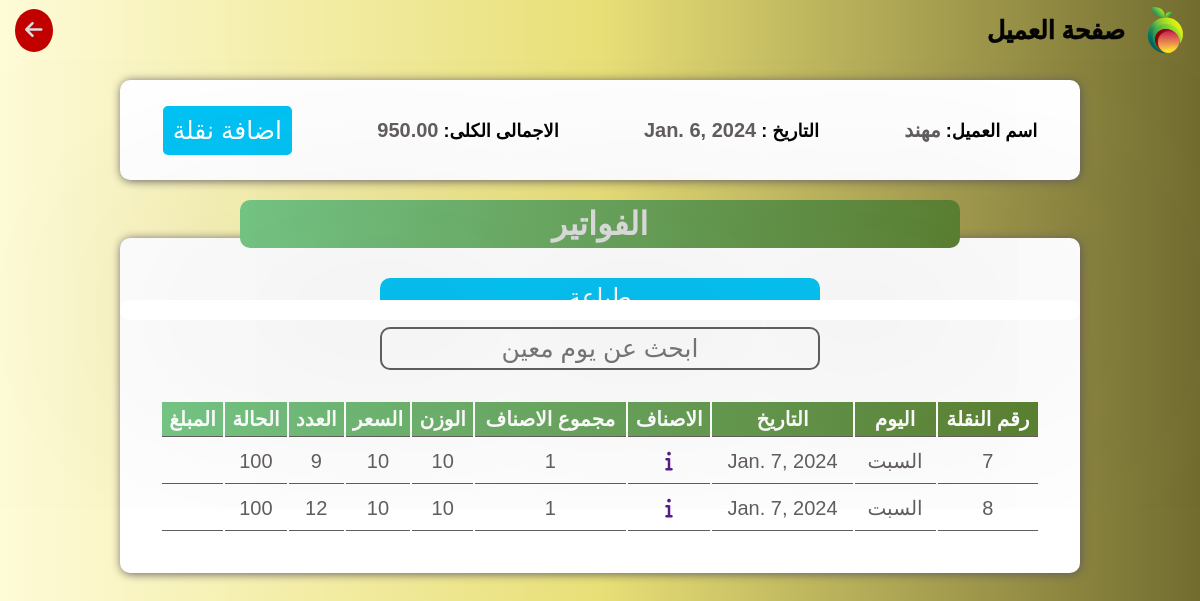
The page /supplierpage/3 on the database as committed earlier.
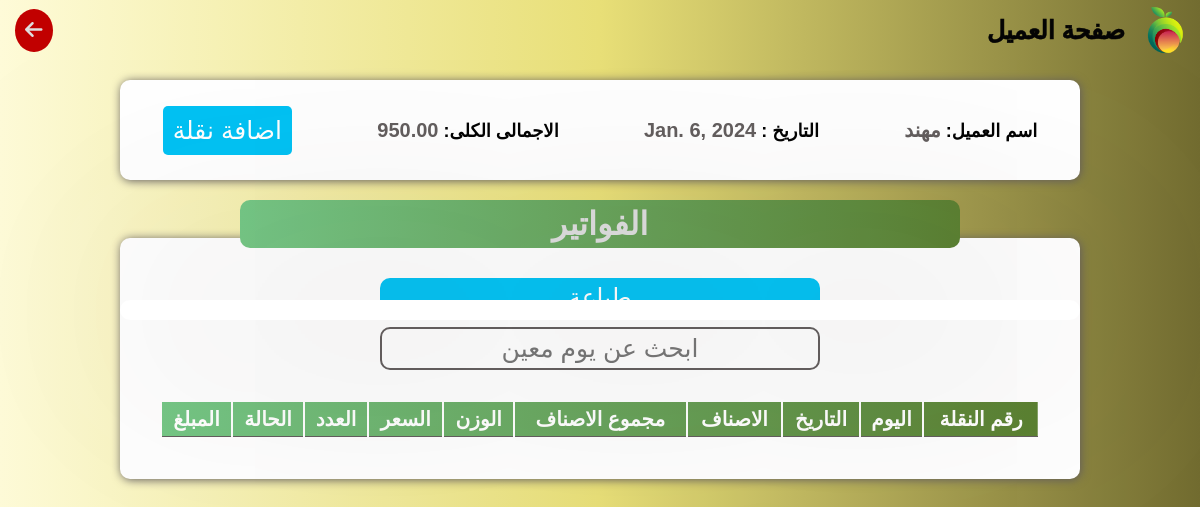
The same page on the database as committed later.
### user/models.py (models this page shows, shortened)
class Container(models.Model):
    supplier = models.ForeignKey(Supplier, on_delete=models.SET_NULL, null=True)
    date = models.DateField()
    type = models.CharField(max_length=30, default='عمولة')
    num_sold_items = models.PositiveIntegerField(null=True)
    num_not_sold_items = models.PositiveIntegerField(null=True)
    @property
    def main_total_count(self):
        return self.containeritem_set.aggregate(total_count=Sum('count'))['total_count'] or 0
    @property
    def num_of_items(self):
        return self.containeritem_set.count()

### user/views.py (the view)
# urls.py: path('supplierpage/<int:id>',views.supplier_page, name='supplierpage' ),
def supplier_page(request, id):
    sup = get_object_or_404(Supplier, id=id)
    containers = sup.container_set.all()
    context = {'sup': sup, 'containers': containers}
    return render(request, 'supplierpage2.html', context)

### user/models.py (called while the page is built)
    @property
    def total(self):
        return self.his_money - self.on_him_money

### templates/supplierpage2.html (shortened to what this page needs)
{% load static %}
<!DOCTYPE html>
<html lang="en">
    <head>
        <link rel="stylesheet" href="https://cdnjs.cloudflare.com/ajax/libs/font-awesome/6.5.1/css/all.min.css" />
        <link rel="stylesheet" href="{% static "css/main.css" %}">
    </head>
    <body>
    <div class="window" style="display: flex;">
    </div>
    <header>
        <div class="main">
            <img src="{% static "images/logo.png" %}" alt="">
            <h1>صفحة العميل</h1>
        </div>
        <a href="#" onclick="goBack()"><i class="fa-solid fa-arrow-left"></i></a>
    </header>
    <div class="detailscon">
        <h2> اسم العميل: <span>{{sup.name}}</span></h2>
        <h2>التاريخ : <span>{{sup.date}}</span></h2>
        <h2>الاجمالى الكلى: <span>{{sup.total}}</span></h2>
        <button id="sellcar" class="sellingbtn" style="background-color: #00C2F4;">اضافة نقلة</button>
    </div>
    <div class="todayscar">
        <div class="title">
            <h1>الفواتير</h1>
        </div>
        <div class="table">
            <button class="print" id="print">طباعة</button>
            <input id="searchbar" type="text" placeholder="ابحث عن يوم معين">
            <table>
                <thead>
                    <tr>
                        <th>رقم النقلة</th>
                        <th>اليوم</th>
                        <th>التاريخ</th>
                        <th>الاصناف</th>
                        <th>مجموع الاصناف</th>
                        <th>الوزن</th>
                        <th>السعر</th>
                        <th>العدد</th>
                        <th>الحالة</th>
                        <th>المبلغ</th>
                    </tr>
                </thead>
                <tbody id="tablebody">
                    {% for container in containers %}
                    <tr>
                        <td>{{container.id}}</td>
                        <td>السبت</td>
                        <td>{{container.date}}</td>
                        <td><a href=""><i class="fa-solid fa-info"></i></a></td>
                        <td>{{container.num_of_items}}</td>
                        <td>10</td>
                        <td>10</td>
                        <td>{{container.main_total_count}}</td>
                        <td>100</td>
                        <td></td>
                    </tr>
                    {% endfor %}
                </tbody>
            </table>
        </div>
    </div>
</body>
</html>

Rows that differ between the two databases and show on the page:
removed Container: id "7", date "Jan. 7, 2024", num_of_items "1", main_total_count "9"
removed Container: id "8", date "Jan. 7, 2024", num_of_items "1", main_total_count "12"
